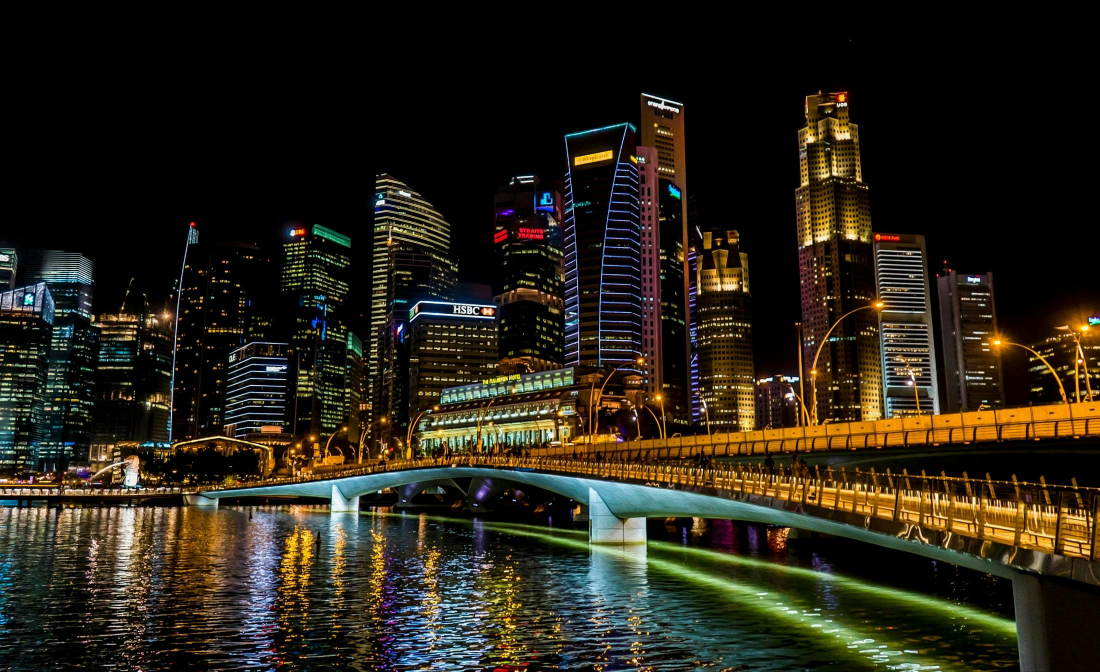
#> input picture photos/building.jpg, 2200 x 1343 px (shown at 1/2 size)
$ python rescale_image.py
#> lines starting #> are read from the running program, lines starting #| are printed output that depends on the picture
import cv2 as cv

img= cv.imread("photos/building.jpg")
#> img is the input picture: shape (1343, 2200, 3); mean B, G, R 23.2, 35.4, 40.4

def rescale(image, scale):

        """
    Rescales the input image by the given scale factor.
    :param img: Input image
    :param scale: Scale factor (e.g., 0.5 for half size, 2.0 for double size)
    :return: Rescaled image
    """
#> called with scale = 0.5

        width = int(img.shape[1]* scale) # 1 For width
#> width = 1100
        height = int(img.shape[0]* scale) # 0 for height
#> height = 671
        dimensions = (width, height)
#> dimensions = (1100, 671)
        return cv.resize(img, dimensions,interpolation= cv.INTER_AREA)
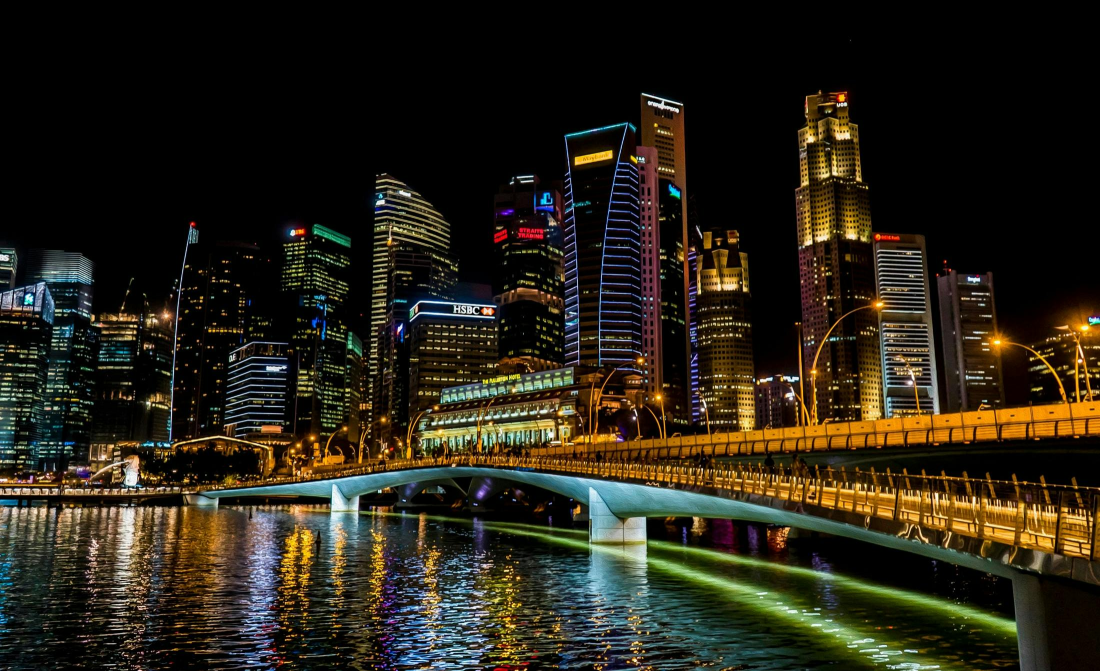
#> returned value: shape (671, 1100, 3); mean of channels 0, 1, 2 23.2, 35.4, 40.4; drawn as B, G, R

rescale_image= rescale(img, 0.5)

resize_image = cv.resize(img, (800,700), interpolation= cv.INTER_LINEAR)
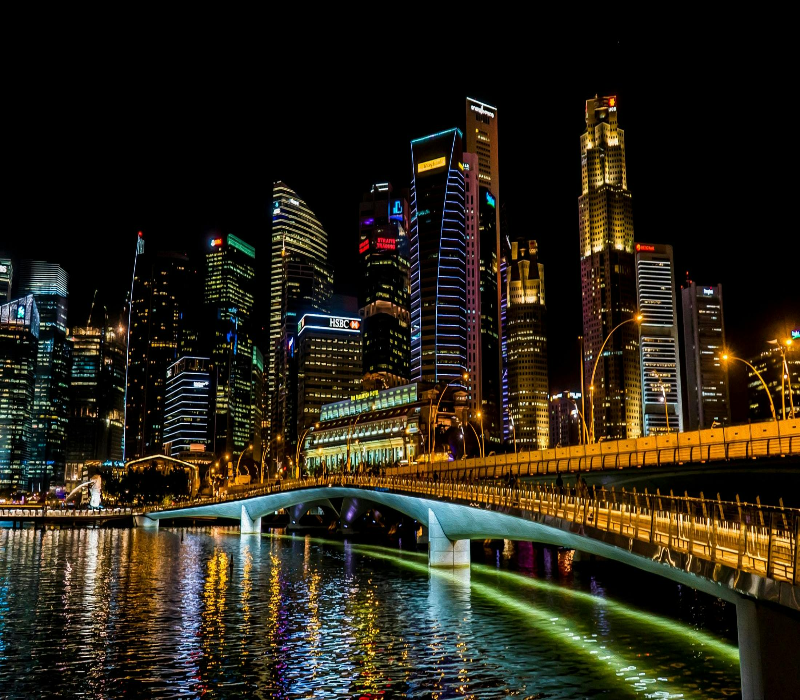
#> resize_image: shape (700, 800, 3); mean B, G, R 23.2, 35.4, 40.4
'''
cv.INTER_AREA: For shrinking images.
cv.INTER_LINEAR: For enlarging images for zooming, default.
cv.INTER_CUBIC: For high-quality enlargements. slow but efficient
'''

cv.imshow("orginal image", img)
cv.imshow("rescale image", rescale_image)
cv.imshow("resize image with 800*700", resize_image)

cv.waitKey(0)
cv.destroyAllWindows()

$ run again, with photos/Image_1.jpg copied over photos/building.jpg
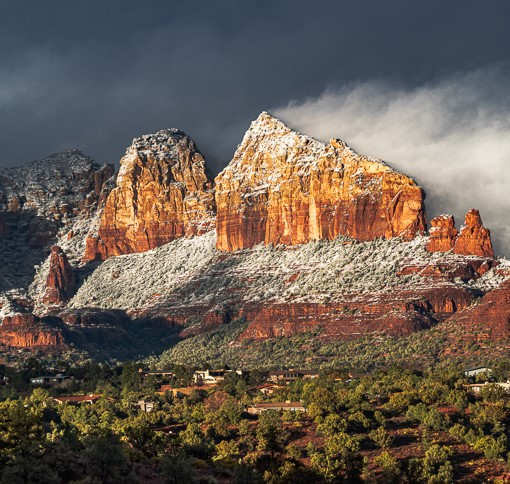
#> input picture photos/Image_1.jpg, 510 x 484 px
#> img is the input picture: shape (484, 510, 3); mean B, G, R 82.9, 93.7, 106.7
#> in rescale, `return cv.resize(img, dimensions,interpolation= cv.INTER_AREA)`:
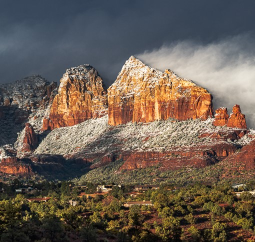
#> returned value: shape (242, 255, 3); mean of channels 0, 1, 2 83, 93.9, 106.8; drawn as B, G, R
#> `resize_image = cv.resize(img, (800,700), interpolation= cv.INTER_LINEAR)`:
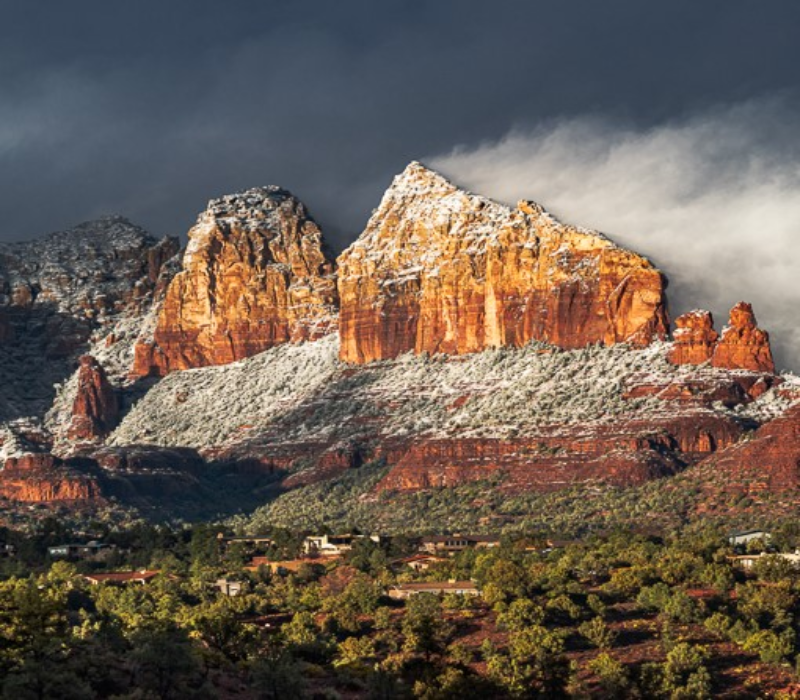
#> resize_image: shape (700, 800, 3); mean B, G, R 82.8, 93.6, 106.6
